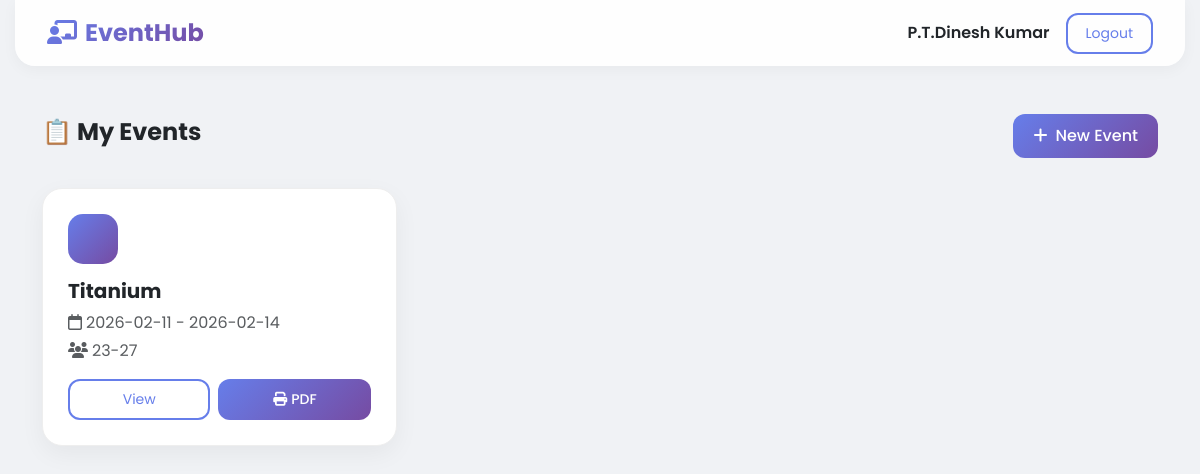
The app's page /dashboard (signed in) with its own data.
### tables this page shows
CREATE TABLE events (
            id INTEGER PRIMARY KEY AUTOINCREMENT,
            faculty_email TEXT NOT NULL,
            academic_year TEXT,
            semester TEXT,
            event_type TEXT,
            other_event_type TEXT,
            title TEXT,
            start_date TEXT,
            end_date TEXT,
            start_time TEXT,
            end_time TEXT,
            duration TEXT,
            venue TEXT,
            coordinator_name TEXT,
            coordinator_contact TEXT,
            coordinator_email TEXT,
            batch TEXT,
            flier_filename TEXT,
            permission_filename TEXT,
            chief_guest_name TEXT,
            chief_guest_designation TEXT,
            chief_guest_institution TEXT,
            chief_guest_profile_filename TEXT,
            chief_guest_url TEXT,
            created_at TIMESTAMP DEFAULT CURRENT_TIMESTAMP
        );

### app.py (the view, shortened to what this page needs)
@app.route('/dashboard')
@login_required()
def dashboard():
    if session['role'] == 'faculty':
        conn = get_db()
        events = conn.execute("SELECT * FROM events WHERE faculty_email=? ORDER BY created_at DESC",
                              (session['email'],)).fetchall()
        conn.close()
        return render_template('faculty_dashboard.html', events=events)

### app.py (called while the page is built)
def get_db():
    conn = sqlite3.connect('database.db')
    conn.row_factory = sqlite3.Row
    return conn

def login_required(role=None):
    from functools import wraps
    def decorator(f):
        @wraps(f)
        def wrapper(*args, **kwargs):
            if 'email' not in session:
                flash('Please log in first.', 'warning')
                return redirect(url_for('login'))
            if role and session.get('role') != role:
                flash('Access denied.', 'danger')
                return redirect(url_for('dashboard'))
            return f(*args, **kwargs)
        return wrapper
    return decorator

### templates/faculty_dashboard.html (shortened to what this page needs)
{% extends "base.html" %}
{% block body_content %}
<nav class="navbar navbar-expand-lg navbar-custom sticky-top">
  <div class="container-fluid">
    <a class="navbar-brand" href="#"><i class="fa-solid fa-chalkboard-user me-2"></i>EventHub</a>
    <div class="d-flex align-items-center gap-3">
        <span class="fw-semibold">{{ session.name }}</span>
        <a href="{{ url_for('logout') }}" class="btn btn-outline-grad btn-sm">Logout</a>
    </div>
  </div>
</nav>
<div class="container py-5">
    <div class="dashboard-header">
        <h4 class="fw-bold">📋 My Events</h4>
        <a href="{{ url_for('create_event') }}" class="btn btn-grad"><i class="fa-solid fa-plus me-2"></i>New Event</a>
    </div>
    {% if events %}
    <div class="event-grid">
        {% for ev in events %}
        <div class="event-card">
            <div class="icon-circle"></div>
            <h5 class="fw-bold">{{ ev.title }}</h5>
            <p class="text-muted mb-1"><i class="fa-regular fa-calendar me-1"></i>{{ ev.start_date }} - {{ ev.end_date }}</p>
            <p class="text-muted mb-3"><i class="fa-solid fa-users me-1"></i>{{ ev.batch }}</p>
            <div class="d-flex gap-2">
                <a href="{{ url_for('view_event', event_id=ev.id) }}" class="btn btn-outline-grad btn-sm flex-grow-1">View</a>
                <a href="{{ url_for('print_event', event_id=ev.id) }}" class="btn btn-grad btn-sm flex-grow-1"><i class="fa-solid fa-print me-1"></i>PDF</a>
            </div>
        </div>
        {% endfor %}
    </div>
    {% else %}
    <div class="text-center py-5">
        <i class="fa-solid fa-folder-open fs-1 text-muted"></i>
        <p class="mt-3">No events yet. Create your first event!</p>
    </div>
    {% endif %}
</div>
{% endblock %}

### templates/base.html (style rules this page uses)
:root { --primary-gradient: linear-gradient(135deg, #667eea 0%, #764ba2 100%); --sidebar-width: 260px; --bg-light: #f8f9fc; --glass-bg: rgba(255,255,255,0.85); --card-shadow: 0 10px 30px rgba(0,0,0,0.08); --hover-shadow: 0 15px 35px rgba(0,0,0,0.12); }
* { font-family: 'Poppins', sans-serif; }
body { background: #f0f2f5; min-height: 100vh; }
.btn-grad { background: var(--primary-gradient); border: none; color: white; font-weight: 500; border-radius: 12px; padding: 10px 20px; transition: all 0.3s ease; }
.btn-outline-grad { background: transparent; border: 2px solid #667eea; color: #667eea; border-radius: 12px; padding: 8px 18px; transition: all 0.3s; }
.navbar-custom { background: rgba(255,255,255,0.9); backdrop-filter: blur(10px); box-shadow: 0 4px 15px rgba(0,0,0,0.04); border-radius: 0 0 20px 20px; margin: 0 15px; padding: 10px 20px; }
.navbar-brand { font-weight: 700; background: var(--primary-gradient); -webkit-background-clip: text; -webkit-text-fill-color: transparent; background-clip: text; font-size: 1.5rem; }
.dashboard-header { display: flex; justify-content: space-between; align-items: center; margin-bottom: 30px; }
.event-grid { display: grid; grid-template-columns: repeat(auto-fill, minmax(320px, 1fr)); gap: 25px; }
.event-card { background: white; border-radius: 20px; padding: 25px; box-shadow: 0 8px 25px rgba(0,0,0,0.05); transition: all 0.3s ease; border: 1px solid #eee; }
.event-card .icon-circle { width: 50px; height: 50px; border-radius: 15px; background: var(--primary-gradient); display: flex; align-items: center; justify-content: center; color: white; font-size: 1.3rem; margin-bottom: 15px; }

### records on screen
events: title "Titanium", start_date "2026-02-11", end_date "2026-02-14", batch "23-27"

### other values on screen
{{ session.name }} "P.T.Dinesh Kumar"
